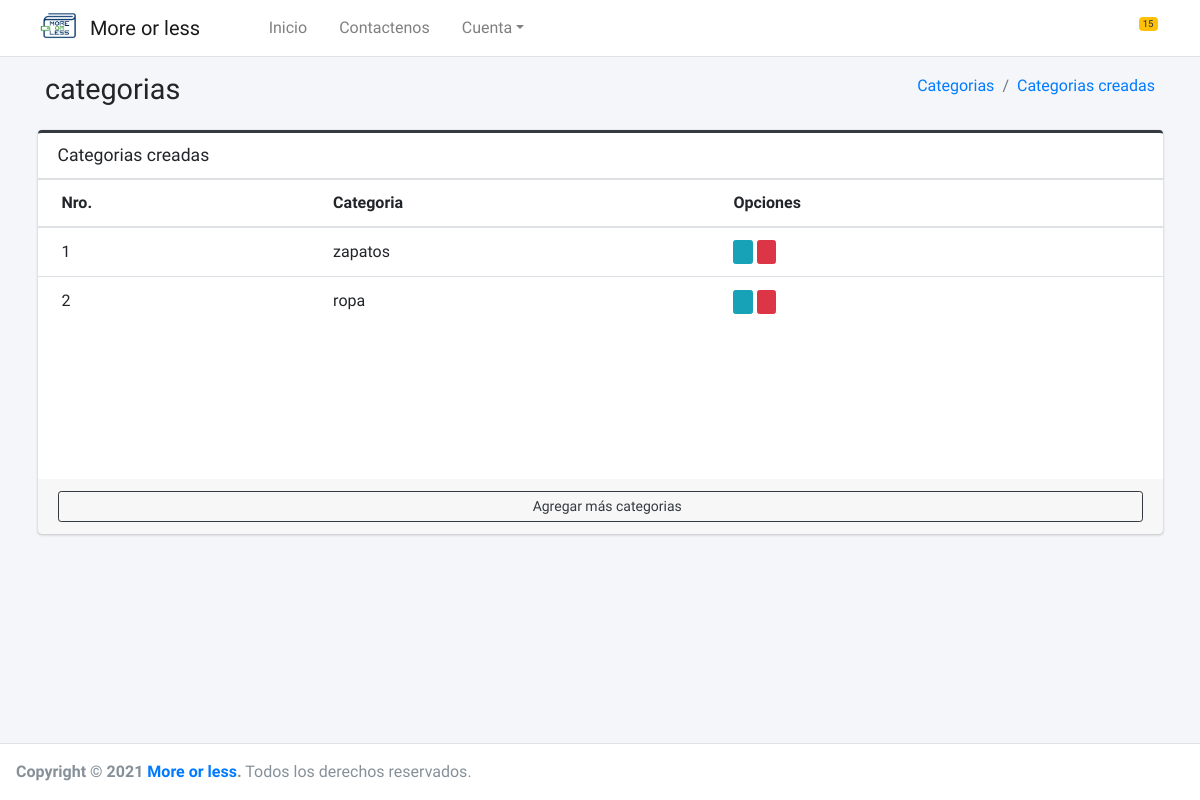
The page /categoria/form/categorias/ (signed in) on the database as committed earlier.
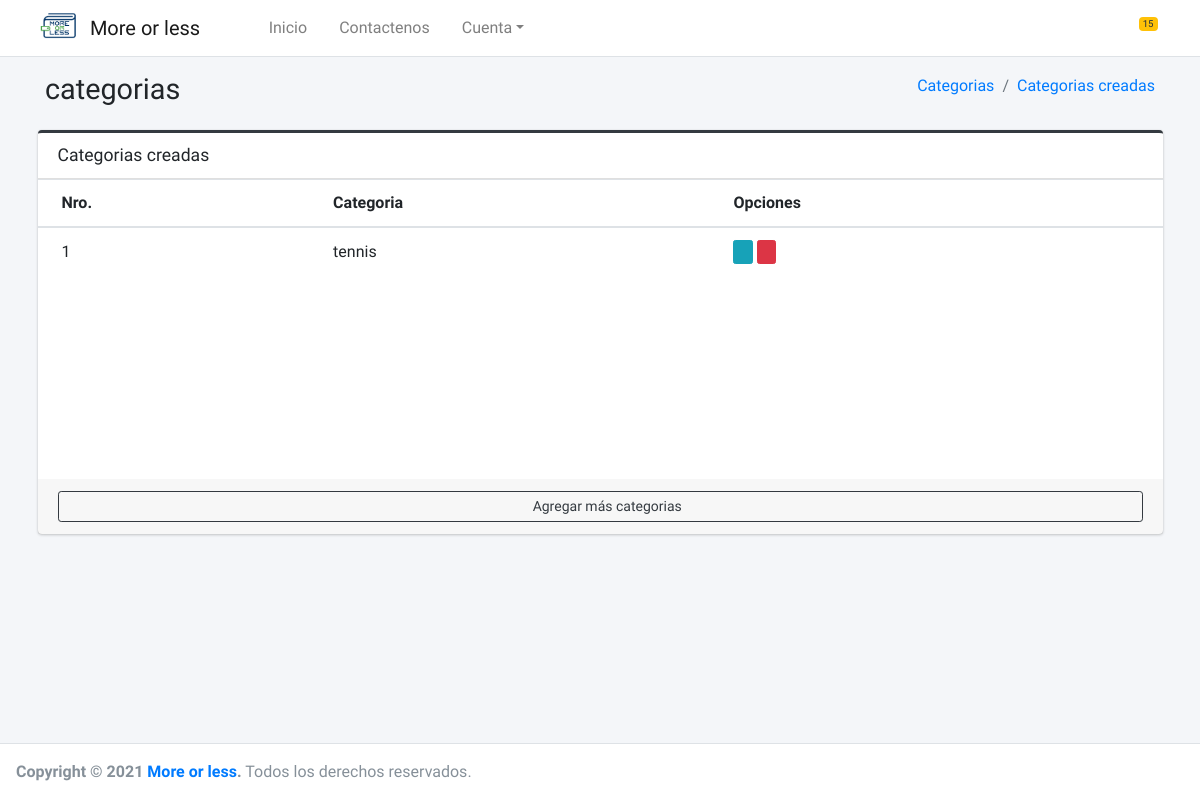
The same page on the database as committed later.
### core/categorias/models.py (models this page shows, shortened)
class Categoria(models.Model):
    category = models.CharField(max_length=50, verbose_name='Categoria')
    class Meta:
        verbose_name = 'Categoria'
        verbose_name_plural = 'Categorias'
        db_table = 'categoria'
        ordering = ['id']

### core/categorias/views.py (the view)
# urls.py: path('categoria/form/categorias/', CategoriaListView.as_view(), name='categorias'),
class CategoriaListView(ListView):
    model = Categoria
    template_name = 'categorias.html'
    @method_decorator(csrf_exempt)
    @method_decorator(login_required)
    def dispatch(self, request, *args, **kwargs):
        self.object = None
        return super().dispatch(request, *args, **kwargs)
    def get_context_data(self, **kwargs):
        context = super().get_context_data(**kwargs)
        context['title'] = 'Categorias creadas'
        return context

### core/registro/models.py (called while the page is built)
    def get_image(self):
        if self.image:
            return "{}{}".format(MEDIA_URL, self.image)
        return "{}{}".format(STATIC_URL, 'img/imagen-perfil-sin-foto.png')

### core/categorias/templates/categorias.html
{% extends 'body.html' %}
{% load static %}
{% block content %}
    <div class="content-wrapper">
        <div class="content-header">
            <div class="container">
                <div class="container-fluid">
                    <div class="row mb-2">
                        <div class="col-sm-6">
                            <h1 class="m-0">categorias</h1>
                        </div>
                        <div class="col-sm-6">
                            <ol class="breadcrumb float-sm-right">
                                <li class="breadcrumb-item"><a href="{% url 'addCat' %}">Categorias</a></li>
                                <li class="breadcrumb-item"><a href="{% url 'categorias' %}">Categorias creadas</a></li>
                            </ol>
                        </div>
                    </div>
                </div>
            </div>
        </div>
        <section class="content">
            <div class="container">
                        {% include 'list_categorias.html' %}
            </div>
        </section>
    </div>
{% endblock %}

### core/categorias/templates/list_categorias.html
{% extends 'list.html' %}
{% block columns %}
    <tr>
        <th>Nro.</th>
        <th>Categoria</th>
        <th>Opciones</th>
    </tr>
{% endblock %}
{% block rows %}
    {% for c in object_list %}
        <tr>
            <td>{{ c.id }}</td>
            <td>{{ c.category }}</td>
            <td>
                <a href="{% url 'editCat' c.id %}" class="btn btn-info btn-xs"><i class="fas fa-edit"></i>
                </a>
                <a href="{% url 'deleteCat' c.id %}" class="btn btn-danger btn-xs"><i
                        class="fas fa-trash-alt"></i>
                </a>
            </td>
        </tr>
    {% endfor %}
{% endblock %}
{% block footer %}
    <a href="{% url 'addCat' %}" class="btn btn-outline-dark btn-block btn-sm"><i class="fa fa-plus"></i> Agregar más
        categorias
    </a>
{% endblock %}

Rows that differ between the two databases and show on the page:
removed Categoria: id "2", category "ropa"
changed Categoria id 1: category "zapatos" → "tennis"
